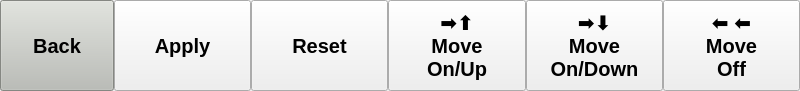
<?xml version="1.0" encoding="UTF-8"?>
<ui version="4.0">
 <class>Form</class>
 <widget class="QWidget" name="Form">
  <property name="geometry">
   <rect>
    <x>0</x>
    <y>0</y>
    <width>800</width>
    <height>91</height>
   </rect>
  </property>
  <property name="windowTitle">
   <string>Form</string>
  </property>
  <layout class="QHBoxLayout" name="horizontalLayout">
   <property name="spacing">
    <number>0</number>
   </property>
   <property name="leftMargin">
    <number>0</number>
   </property>
   <property name="topMargin">
    <number>0</number>
   </property>
   <property name="rightMargin">
    <number>0</number>
   </property>
   <property name="bottomMargin">
    <number>0</number>
   </property>
   <item>
    <widget class="QPushButton" name="button_backalarms">
     <property name="sizePolicy">
      <sizepolicy hsizetype="Minimum" vsizetype="Expanding">
       <horstretch>0</horstretch>
       <verstretch>0</verstretch>
      </sizepolicy>
     </property>
     <property name="maximumSize">
      <size>
       <width>114</width>
       <height>16777215</height>
      </size>
     </property>
     <property name="palette">
      <palette>
       <active>
        <colorrole role="WindowText">
         <brush brushstyle="SolidPattern">
          <color alpha="255">
           <red>0</red>
           <green>0</green>
           <blue>0</blue>
          </color>
         </brush>
        </colorrole>
        <colorrole role="Button">
         <brush brushstyle="SolidPattern">
          <color alpha="255">
           <red>186</red>
           <green>189</green>
           <blue>182</blue>
          </color>
         </brush>
        </colorrole>
        <colorrole role="Light">
         <brush brushstyle="SolidPattern">
          <color alpha="255">
           <red>255</red>
           <green>255</green>
           <blue>255</blue>
          </color>
         </brush>
        </colorrole>
        <colorrole role="Midlight">
         <brush brushstyle="SolidPattern">
          <color alpha="255">
           <red>220</red>
           <green>222</green>
           <blue>218</blue>
          </color>
         </brush>
        </colorrole>
        <colorrole role="Dark">
         <brush brushstyle="SolidPattern">
          <color alpha="255">
           <red>93</red>
           <green>94</green>
           <blue>91</blue>
          </color>
         </brush>
        </colorrole>
        <colorrole role="Mid">
         <brush brushstyle="SolidPattern">
          <color alpha="255">
           <red>124</red>
           <green>126</green>
           <blue>121</blue>
          </color>
         </brush>
        </colorrole>
        <colorrole role="Text">
         <brush brushstyle="SolidPattern">
          <color alpha="255">
           <red>0</red>
           <green>0</green>
           <blue>0</blue>
          </color>
         </brush>
        </colorrole>
        <colorrole role="BrightText">
         <brush brushstyle="SolidPattern">
          <color alpha="255">
           <red>255</red>
           <green>255</green>
           <blue>255</blue>
          </color>
         </brush>
        </colorrole>
        <colorrole role="ButtonText">
         <brush brushstyle="SolidPattern">
          <color alpha="255">
           <red>0</red>
           <green>0</green>
           <blue>0</blue>
          </color>
         </brush>
        </colorrole>
        <colorrole role="Base">
         <brush brushstyle="SolidPattern">
          <color alpha="255">
           <red>255</red>
           <green>255</green>
           <blue>255</blue>
          </color>
         </brush>
        </colorrole>
        <colorrole role="Window">
         <brush brushstyle="SolidPattern">
          <color alpha="255">
           <red>186</red>
           <green>189</green>
           <blue>182</blue>
          </color>
         </brush>
        </colorrole>
        <colorrole role="Shadow">
         <brush brushstyle="SolidPattern">
          <color alpha="255">
           <red>0</red>
           <green>0</green>
           <blue>0</blue>
          </color>
         </brush>
        </colorrole>
        <colorrole role="AlternateBase">
         <brush brushstyle="SolidPattern">
          <color alpha="255">
           <red>220</red>
           <green>222</green>
           <blue>218</blue>
          </color>
         </brush>
        </colorrole>
        <colorrole role="ToolTipBase">
         <brush brushstyle="SolidPattern">
          <color alpha="255">
           <red>255</red>
           <green>255</green>
           <blue>220</blue>
          </color>
         </brush>
        </colorrole>
        <colorrole role="ToolTipText">
         <brush brushstyle="SolidPattern">
          <color alpha="255">
           <red>0</red>
           <green>0</green>
           <blue>0</blue>
          </color>
         </brush>
        </colorrole>
       </active>
       <inactive>
        <colorrole role="WindowText">
         <brush brushstyle="SolidPattern">
          <color alpha="255">
           <red>0</red>
           <green>0</green>
           <blue>0</blue>
          </color>
         </brush>
        </colorrole>
        <colorrole role="Button">
         <brush brushstyle="SolidPattern">
          <color alpha="255">
           <red>186</red>
           <green>189</green>
           <blue>182</blue>
          </color>
         </brush>
        </colorrole>
        <colorrole role="Light">
         <brush brushstyle="SolidPattern">
          <color alpha="255">
           <red>255</red>
           <green>255</green>
           <blue>255</blue>
          </color>
         </brush>
        </colorrole>
        <colorrole role="Midlight">
         <brush brushstyle="SolidPattern">
          <color alpha="255">
           <red>220</red>
           <green>222</green>
           <blue>218</blue>
          </color>
         </brush>
        </colorrole>
        <colorrole role="Dark">
         <brush brushstyle="SolidPattern">
          <color alpha="255">
           <red>93</red>
           <green>94</green>
           <blue>91</blue>
          </color>
         </brush>
        </colorrole>
        <colorrole role="Mid">
         <brush brushstyle="SolidPattern">
          <color alpha="255">
           <red>124</red>
           <green>126</green>
           <blue>121</blue>
          </color>
         </brush>
        </colorrole>
        <colorrole role="Text">
         <brush brushstyle="SolidPattern">
          <color alpha="255">
           <red>0</red>
           <green>0</green>
           <blue>0</blue>
          </color>
         </brush>
        </colorrole>
        <colorrole role="BrightText">
         <brush brushstyle="SolidPattern">
          <color alpha="255">
           <red>255</red>
           <green>255</green>
           <blue>255</blue>
          </color>
         </brush>
        </colorrole>
        <colorrole role="ButtonText">
         <brush brushstyle="SolidPattern">
          <color alpha="255">
           <red>0</red>
           <green>0</green>
           <blue>0</blue>
          </color>
         </brush>
        </colorrole>
        <colorrole role="Base">
         <brush brushstyle="SolidPattern">
          <color alpha="255">
           <red>255</red>
           <green>255</green>
           <blue>255</blue>
          </color>
         </brush>
        </colorrole>
        <colorrole role="Window">
         <brush brushstyle="SolidPattern">
          <color alpha="255">
           <red>186</red>
           <green>189</green>
           <blue>182</blue>
          </color>
         </brush>
        </colorrole>
        <colorrole role="Shadow">
         <brush brushstyle="SolidPattern">
          <color alpha="255">
           <red>0</red>
           <green>0</green>
           <blue>0</blue>
          </color>
         </brush>
        </colorrole>
        <colorrole role="AlternateBase">
         <brush brushstyle="SolidPattern">
          <color alpha="255">
           <red>220</red>
           <green>222</green>
           <blue>218</blue>
          </color>
         </brush>
        </colorrole>
        <colorrole role="ToolTipBase">
         <brush brushstyle="SolidPattern">
          <color alpha="255">
           <red>255</red>
           <green>255</green>
           <blue>220</blue>
          </color>
         </brush>
        </colorrole>
        <colorrole role="ToolTipText">
         <brush brushstyle="SolidPattern">
          <color alpha="255">
           <red>0</red>
           <green>0</green>
           <blue>0</blue>
          </color>
         </brush>
        </colorrole>
       </inactive>
       <disabled>
        <colorrole role="WindowText">
         <brush brushstyle="SolidPattern">
          <color alpha="255">
           <red>93</red>
           <green>94</green>
           <blue>91</blue>
          </color>
         </brush>
        </colorrole>
        <colorrole role="Button">
         <brush brushstyle="SolidPattern">
          <color alpha="255">
           <red>186</red>
           <green>189</green>
           <blue>182</blue>
          </color>
         </brush>
        </colorrole>
        <colorrole role="Light">
         <brush brushstyle="SolidPattern">
          <color alpha="255">
           <red>255</red>
           <green>255</green>
           <blue>255</blue>
          </color>
         </brush>
        </colorrole>
        <colorrole role="Midlight">
         <brush brushstyle="SolidPattern">
          <color alpha="255">
           <red>220</red>
           <green>222</green>
           <blue>218</blue>
          </color>
         </brush>
        </colorrole>
        <colorrole role="Dark">
         <brush brushstyle="SolidPattern">
          <color alpha="255">
           <red>93</red>
           <green>94</green>
           <blue>91</blue>
          </color>
         </brush>
        </colorrole>
        <colorrole role="Mid">
         <brush brushstyle="SolidPattern">
          <color alpha="255">
           <red>124</red>
           <green>126</green>
           <blue>121</blue>
          </color>
         </brush>
        </colorrole>
        <colorrole role="Text">
         <brush brushstyle="SolidPattern">
          <color alpha="255">
           <red>93</red>
           <green>94</green>
           <blue>91</blue>
          </color>
         </brush>
        </colorrole>
        <colorrole role="BrightText">
         <brush brushstyle="SolidPattern">
          <color alpha="255">
           <red>255</red>
           <green>255</green>
           <blue>255</blue>
          </color>
         </brush>
        </colorrole>
        <colorrole role="ButtonText">
         <brush brushstyle="SolidPattern">
          <color alpha="255">
           <red>93</red>
           <green>94</green>
           <blue>91</blue>
          </color>
         </brush>
        </colorrole>
        <colorrole role="Base">
         <brush brushstyle="SolidPattern">
          <color alpha="255">
           <red>186</red>
           <green>189</green>
           <blue>182</blue>
          </color>
         </brush>
        </colorrole>
        <colorrole role="Window">
         <brush brushstyle="SolidPattern">
          <color alpha="255">
           <red>186</red>
           <green>189</green>
           <blue>182</blue>
          </color>
         </brush>
        </colorrole>
        <colorrole role="Shadow">
         <brush brushstyle="SolidPattern">
          <color alpha="255">
           <red>0</red>
           <green>0</green>
           <blue>0</blue>
          </color>
         </brush>
        </colorrole>
        <colorrole role="AlternateBase">
         <brush brushstyle="SolidPattern">
          <color alpha="255">
           <red>186</red>
           <green>189</green>
           <blue>182</blue>
          </color>
         </brush>
        </colorrole>
        <colorrole role="ToolTipBase">
         <brush brushstyle="SolidPattern">
          <color alpha="255">
           <red>255</red>
           <green>255</green>
           <blue>220</blue>
          </color>
         </brush>
        </colorrole>
        <colorrole role="ToolTipText">
         <brush brushstyle="SolidPattern">
          <color alpha="255">
           <red>0</red>
           <green>0</green>
           <blue>0</blue>
          </color>
         </brush>
        </colorrole>
       </disabled>
      </palette>
     </property>
     <property name="font">
      <font>
       <pointsize>15</pointsize>
       <weight>75</weight>
       <bold>true</bold>
      </font>
     </property>
     <property name="text">
      <string>Back</string>
     </property>
    </widget>
   </item>
   <item>
    <widget class="QPushButton" name="button_applyalarm">
     <property name="sizePolicy">
      <sizepolicy hsizetype="Minimum" vsizetype="Expanding">
       <horstretch>0</horstretch>
       <verstretch>0</verstretch>
      </sizepolicy>
     </property>
     <property name="font">
      <font>
       <pointsize>15</pointsize>
       <weight>75</weight>
       <bold>true</bold>
      </font>
     </property>
     <property name="text">
      <string>Apply</string>
     </property>
    </widget>
   </item>
   <item>
    <widget class="QPushButton" name="button_resetalarm">
     <property name="sizePolicy">
      <sizepolicy hsizetype="Minimum" vsizetype="Expanding">
       <horstretch>0</horstretch>
       <verstretch>0</verstretch>
      </sizepolicy>
     </property>
     <property name="font">
      <font>
       <pointsize>15</pointsize>
       <weight>75</weight>
       <bold>true</bold>
      </font>
     </property>
     <property name="text">
      <string>Reset</string>
     </property>
    </widget>
   </item>
   <item>
    <widget class="QPushButton" name="button_upalarm">
     <property name="sizePolicy">
      <sizepolicy hsizetype="Minimum" vsizetype="Expanding">
       <horstretch>0</horstretch>
       <verstretch>0</verstretch>
      </sizepolicy>
     </property>
     <property name="font">
      <font>
       <pointsize>15</pointsize>
       <weight>75</weight>
       <bold>true</bold>
      </font>
     </property>
     <property name="text">
      <string>➡⬆
Move
On/Up</string>
     </property>
    </widget>
   </item>
   <item>
    <widget class="QPushButton" name="button_downalarm">
     <property name="sizePolicy">
      <sizepolicy hsizetype="Minimum" vsizetype="Expanding">
       <horstretch>0</horstretch>
       <verstretch>0</verstretch>
      </sizepolicy>
     </property>
     <property name="font">
      <font>
       <pointsize>15</pointsize>
       <weight>75</weight>
       <bold>true</bold>
      </font>
     </property>
     <property name="text">
      <string>➡⬇
Move
On/Down</string>
     </property>
    </widget>
   </item>
   <item>
    <widget class="QPushButton" name="button_offalarm">
     <property name="sizePolicy">
      <sizepolicy hsizetype="Minimum" vsizetype="Expanding">
       <horstretch>0</horstretch>
       <verstretch>0</verstretch>
      </sizepolicy>
     </property>
     <property name="minimumSize">
      <size>
       <width>110</width>
       <height>0</height>
      </size>
     </property>
     <property name="maximumSize">
      <size>
       <width>2000</width>
       <height>16777215</height>
      </size>
     </property>
     <property name="font">
      <font>
       <pointsize>15</pointsize>
       <weight>75</weight>
       <bold>true</bold>
      </font>
     </property>
     <property name="text">
      <string>⬅ ⬅
Move
Off</string>
     </property>
    </widget>
   </item>
  </layout>
 </widget>
 <resources/>
 <connections/>
</ui>
